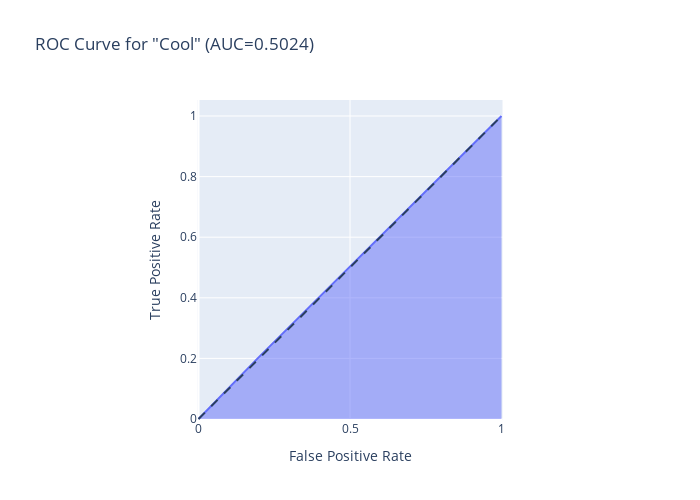

This figure's notebook cell:
### Code cell
fpr0, tpr0, thresholds0 = roc_curve(test_dummies[:,0],pred_dummies[:,0])
figroc0 = px.area(
    x=fpr0, y=tpr0,
    title=f'ROC Curve for "Cool" (AUC={auc(fpr0, tpr0):.4f})',
    labels=dict(x='False Positive Rate', y='True Positive Rate'),
    width=700, height=500
)
figroc0.add_shape(
    type='line', line=dict(dash='dash'),
    x0=0, x1=1, y0=0, y1=1
)

figroc0.update_yaxes(scaleanchor="x", scaleratio=1)
figroc0.update_xaxes(constrain='domain')
figroc0.show()

### Figure 1 — Plotly figure (JSON) as saved in the notebook; plotly's stock layout.template omitted (floating-point values rounded to 4 significant figures)
{"data": [{"fillpattern": {"shape": ""}, "hovertemplate": "False Positive Rate=%{x}<br>True Positive Rate=%{y}<extra></extra>", "legendgroup": "", "line": {"color": "#636efa"}, "marker": {"symbol": "circle"}, "mode": "lines", "name": "", "orientation": "v", "showlegend": false, "stackgroup": "1", "type": "scatter", "x": [0, 0.1951, 1], "xaxis": "x", "y": [0, 0.2, 1], "yaxis": "y"}], "layout": {"height": 500, "legend": {"tracegroupgap": 0}, "shapes": [{"line": {"dash": "dash"}, "type": "line", "x0": 0, "x1": 1, "y0": 0, "y1": 1}], "title": {"text": "ROC Curve for \"Cool\" (AUC=0.5024)"}, "width": 700, "xaxis": {"anchor": "y", "constrain": "domain", "domain": [0, 1], "title": {"text": "False Positive Rate"}}, "yaxis": {"anchor": "x", "domain": [0, 1], "scaleanchor": "x", "scaleratio": 1, "title": {"text": "True Positive Rate"}}}}
